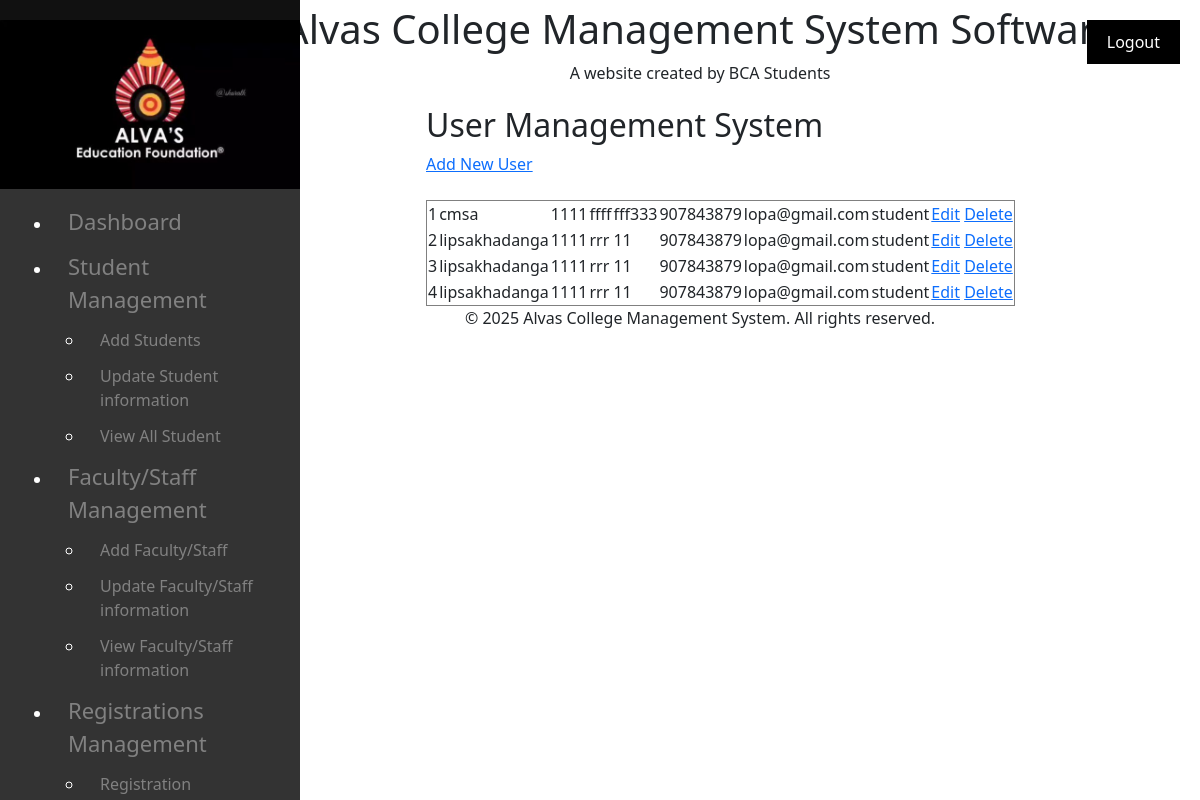
The app's page /user_report.php (signed in) with its own data.
### tables this page shows
CREATE TABLE `user` (
  `id` int(11) NOT NULL,
  `username` varchar(255) NOT NULL,
  `password` varchar(255) NOT NULL,
  `firstname` varchar(255) NOT NULL,
  `lastname` varchar(255) NOT NULL,
  `register_no` varchar(255) NOT NULL,
  `class_name` varchar(255) NOT NULL,
  `email` varchar(255) NOT NULL,
  `phoneno` varchar(255) NOT NULL,
  `usertype` enum('student','admin','faculty') DEFAULT NULL
);

### user_report.php (the view, shortened to what this page needs)
<!DOCTYPE html>
<html lang="en">
<head>
    <link href="https://cdn.jsdelivr.net/npm/bootstrap@5.3.3/dist/css/bootstrap.min.css" rel="stylesheet"
>
</head>
<body>
    <?php
    include 'sidebar.php';
    include 'header.php';
    ?>
    <div class="container">
        <div class="container-fluid">
            <div class="row">
                <div class="col-md-4"></div>
                <div class="col-md-8">
                    <h2>User Management System</h2>
                    <a href="add_user.html">Add New User</a>
                    <br><br>
                    <?php
                    include 'db_connection.php';
                    $sql = "SELECT * FROM user";
                    $result = $conn->query($sql);
                    if ($result->num_rows > 0) {
                        echo "<table border='1'>";
                        while ($row = $result->fetch_assoc()) {
                            echo "<tr>";
                            echo "<td>" . $row["id"] . "</td>";
                            echo "<td>" . $row["username"] . "</td>";
                            echo "<td>" . $row["password"] . "</td>";
                            echo "<td>" . $row["firstname"] . "</td>";
                            echo "<td>" . $row["lastname"] . "</td>";
                            echo "<td>" . $row["phoneno"] . "</td>";
                            echo "<td>" . $row["email"] . "</td>";
                            echo "<td>" . $row["usertype"] . "</td>";
                            echo "<td>";
                            echo "<a href='edit_user.php?id=" . $row["id"] . "'>Edit</a> ";
                            echo "<a href='delete_user.php?id=" . $row["id"] . "' onclick='return confirm(\"Are you sure you want to delete this user?\")'>Delete</a>";
                            echo "</td>";
                            echo "</tr>";
                        }
                        echo "</table>";
                    } else {
                        echo "0 results";
                    }
                    ?>
                </div>
            </div>
        </div>
    </div>
</body>
<?php
include 'footer.php';
?>
</html>

### records on screen
user: id "1", username "cmsa", password "1111", firstname "ffff", lastname "fff333", phoneno "907843879", email "lopa@gmail.com", usertype "student"
user: id "2", username "lipsakhadanga", password "1111", firstname "rrr", lastname "11", phoneno "907843879", email "lopa@gmail.com", usertype "student"
user: id "3", username "lipsakhadanga", password "1111", firstname "rrr", lastname "11", phoneno "907843879", email "lopa@gmail.com", usertype "student"
user: id "4", username "lipsakhadanga", password "1111", firstname "rrr", lastname "11", phoneno "907843879", email "lopa@gmail.com", usertype "student"
